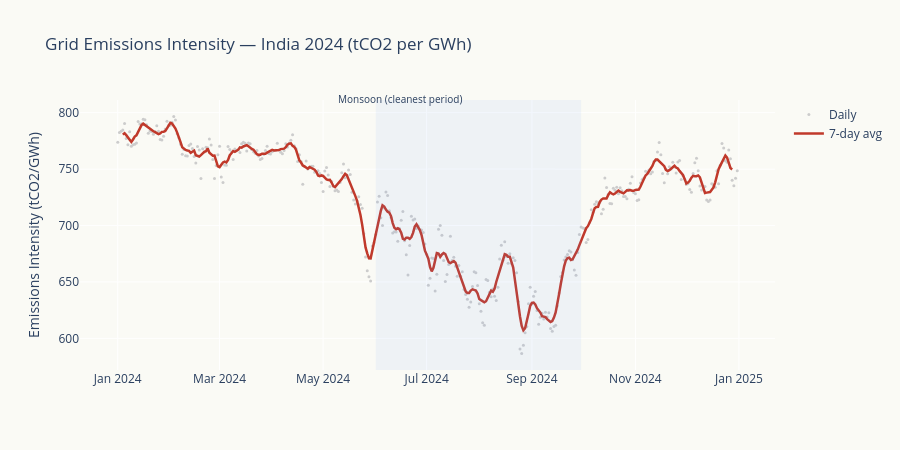

The code cell stored with this chart in its notebook:
### Markdown cell above
## 4. Emissions Intensity — How Clean is Each MWh?

### Code cell
smooth_intensity = df24.set_index('date')['emissions_intensity'].rolling(7, center=True).mean()

fig = go.Figure()

# Raw daily
fig.add_trace(go.Scatter(
    x=df24['date'], y=df24['emissions_intensity'],
    mode='markers', marker=dict(size=3, color='#CCCCCC'),
    name='Daily', hovertemplate='%{y:.0f} tCO2/GWh | %{x|%b %d}<extra></extra>',
))

# 7-day rolling
fig.add_trace(go.Scatter(
    x=smooth_intensity.index, y=smooth_intensity,
    mode='lines', line=dict(width=2.5, color='#C0392B'),
    name='7-day avg', hovertemplate='%{y:.0f} tCO2/GWh | %{x|%b %d}<extra></extra>',
))

# Monsoon band
fig.add_shape(type='rect', x0=pd.Timestamp('2024-06-01'), x1=pd.Timestamp('2024-09-30'),
              y0=0, y1=1, yref='paper',
              fillcolor='rgba(100,149,237,0.08)', line_width=0)
fig.add_annotation(x=pd.Timestamp('2024-06-15'), y=1, yref='paper',
                   text='Monsoon (cleanest period)', showarrow=False, font=dict(size=10), yshift=10)

fig.update_layout(
    title='Grid Emissions Intensity — India 2024 (tCO2 per GWh)',
    yaxis_title='Emissions Intensity (tCO2/GWh)',
    hovermode='x unified',
    plot_bgcolor='#FAFAF5', paper_bgcolor='#FAFAF5',
    height=450,
)
fig.show()

print('The monsoon makes the grid measurably cleaner.')
print('Hydro and wind displace coal, dropping emissions intensity by ~15-20%.')

### Figure 1 — Plotly figure (JSON) as saved in the notebook; plotly's stock layout.template omitted (floating-point values rounded to 4 significant figures; data arrays with more than 128 entries replaced by an {"elided": "..."} marker saying what was removed)
{"data": [{"hovertemplate": "%{y:.0f} tCO2/GWh | %{x|%b %d}<extra></extra>", "marker": {"color": "#CCCCCC", "size": 3}, "mode": "markers", "name": "Daily", "type": "scatter", "x": {"elided": "366 str values"}, "y": {"elided": "366 float values"}}, {"hovertemplate": "%{y:.0f} tCO2/GWh | %{x|%b %d}<extra></extra>", "line": {"color": "#C0392B", "width": 2.5}, "mode": "lines", "name": "7-day avg", "type": "scatter", "x": {"elided": "366 str values"}, "y": {"elided": "366 float values"}}], "layout": {"annotations": [{"font": {"size": 10}, "showarrow": false, "text": "Monsoon (cleanest period)", "x": "2024-06-15T00:00:00", "y": 1, "yref": "paper", "yshift": 10}], "height": 450, "hovermode": "x unified", "paper_bgcolor": "#FAFAF5", "plot_bgcolor": "#FAFAF5", "shapes": [{"fillcolor": "rgba(100,149,237,0.08)", "line": {"width": 0}, "type": "rect", "x0": "2024-06-01T00:00:00", "x1": "2024-09-30T00:00:00", "y0": 0, "y1": 1, "yref": "paper"}], "title": {"text": "Grid Emissions Intensity — India 2024 (tCO2 per GWh)"}, "yaxis": {"title": {"text": "Emissions Intensity (tCO2/GWh)"}}}}
